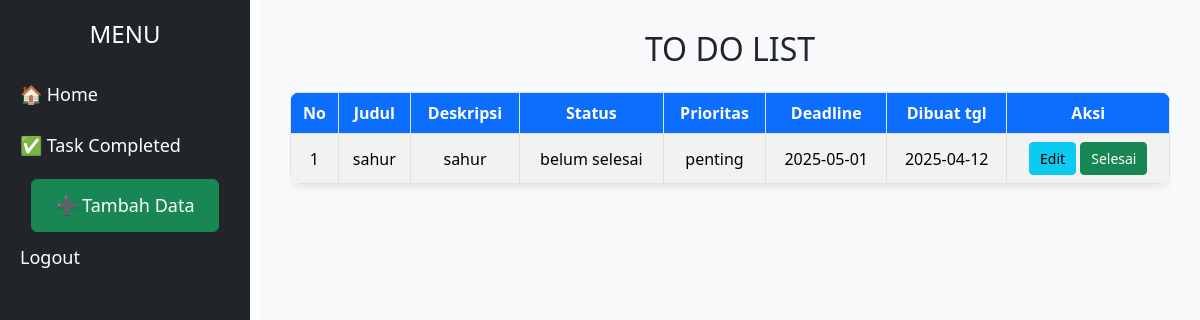
The page /views/index.php (signed in) on the database its author committed.
### tables this page shows
CREATE TABLE `task` (
  `id` int(11) NOT NULL,
  `judul` varchar(50) NOT NULL,
  `deskripsi` text NOT NULL,
  `status` enum('selesai','belum selesai') NOT NULL,
  `prioritas` enum('penting','tidak penting') NOT NULL,
  `deadline` date NOT NULL,
  `dibuat_tgl` timestamp NOT NULL DEFAULT current_timestamp() ON UPDATE current_timestamp()
);

### controllers/c_user.php (called while the page is built)
<?php
include_once '../models/m_user.php';
$user = new user();
try {
    if (!empty($_GET['aksi'])) {
        $aksi = $_GET['aksi'];
        if ($aksi == 'tambah') {
            $judul = $_POST ['judul'];
            $deskripsi = $_POST ['deskripsi'];
            $status = $_POST ['status'];
            $prioritas = $_POST ['prioritas'];
            $deadline = $_POST ['deadline'];
            $dibuat_tgl = $_POST ['dibuat_tgl'];
            $user->tambah( $judul,$deskripsi,$status,$prioritas,$deadline,$dibuat_tgl);
        }
        elseif ($aksi == 'update') {
            $id = $_POST['id_user'];
            $judul = $_POST['judul'];
            $deskripsi = $_POST['deskripsi'];
            $status= $_POST['status'];
            $prioritas = $_POST['prioritas'];
            $deadline = $_POST['deadline'];
            $dibuat_tgl = $_POST['dibuat_tgl'];
            $user->ubah($id,$judul,$deskripsi,$status,$prioritas,$deadline,$dibuat_tgl);
        }
        elseif ($aksi == 'selesai') {
            $id = $_GET['id'];
            if ($user->selesai($id)) {
                echo "<script>alert('Tugas berhasil diselesaikan!');window.location='../views/index.php';</script>";
            } else {
                echo "<script>alert('Gagal menyelesaikan tugas!');window.location='../views/index.php';</script>";
            }
            exit();
        }
        elseif ($aksi == 'hapus'){
            $id =$_GET ['id'];
            $user->hapus ($id);
        }
    } else {
        if (!empty($_GET['status'])) {
            $status = $_GET['status'];
            $pengguna = $user->tampil_data($status);
        } else {
            $pengguna = $user->tampil_data('belum selesai');
        }
    }
} catch (Exception $e) {
    echo "Error: " . $e->getMessage();
}
?>

### models/m_user.php (called while the page is built, shortened)
<?php
include_once "connection.php";
class user {
    private $koneksi;
    public function __construct() {
        $this->koneksi = new koneksi();
    }
    public function tampil_data($status = null) {
        $sql = "SELECT * FROM task";
        if ($status) {
            $sql .= " WHERE status = '$status'";
        }
        $sql .= " ORDER BY
        CASE
            WHEN prioritas = 'penting' THEN 1
            ELSE 2
        END, id";
        $query = mysqli_query($this->koneksi->koneksi, $sql);
        $result = [];
        while ($data = mysqli_fetch_object($query)) {
            $result[] = $data;
        }
        return $result;
    }
}
?>

### models/connection.php (called while the page is built, shortened)
<?php
class koneksi{
        private $server="localhost";
        private $username="root";
        private $password="";
        private $db="todo";
        function __construct()
        {
                $this->koneksi = mysqli_connect($this->server,$this->username,$this->password,$this->db);
        }
    }

### views/index.php (the view, shortened to what this page needs)
<?php
include "../controllers/c_user.php";
?>
<!DOCTYPE html>
<html lang="id">
<head>
    <link href="https://cdn.jsdelivr.net/npm/bootstrap@5.3.3/dist/css/bootstrap.min.css" rel="stylesheet">
</head>
<body>
    <div class="sidebar">
        <h4>MENU</h4>
        <a href="index.php">🏠 Home</a>
        <a href="task_completed.php">✅ Task Completed</a>
        <?php
        if ($_SESSION['role'] == 'admin'):?>
        <a href="create.php" class="btn btn-success w-75 mx-auto d-block mt-2">➕ Tambah Data</a>
        <?php endif; ?>
        <a href="logout.php">Logout</a>
    </div>
    <div class="content">
        <h2 class="text-center mb-4">TO DO LIST</h2>
        <div class="table-responsive">
            <table class="table table-bordered table-striped text-center table-custom">
                <thead>
                    <tr>
                        <th>No</th>
                        <th>Judul</th>
                        <th>Deskripsi</th>
                        <th>Status</th>
                        <th>Prioritas</th>
                        <th>Deadline</th>
                        <th>Dibuat tgl</th>
                        <th>Aksi</th>
                    </tr>
                </thead>
                <tbody>
                    <?php
                    $nomor = 1;
                    foreach ($pengguna as $task): ?>
                        <tr>
                            <td><?= $nomor++; ?></td>
                            <td><?= htmlspecialchars($task->judul) ?> </td>
                            <td><?= htmlspecialchars($task->deskripsi) ?> </td>
                            <td><?= htmlspecialchars($task->status) ?> </td>
                            <td><?= htmlspecialchars($task->prioritas) ?> </td>
                            <td><?= htmlspecialchars($task->deadline) ?> </td>
                            <td><?= date('Y-m-d', strtotime($task->dibuat_tgl)) ?> </td>
                            <td>
                                <a href="edit.php?id=<?= $task->id ?>" class="btn btn-info btn-sm"> Edit</a>
                                <a onclick="return confirm('Apakah pekerjaan ini telah selesai?')"
                                    href="../controllers/c_user.php?id=<?= $task->id ?>&aksi=selesai"
                                    class="btn btn-success btn-sm">
                                     Selesai
                                </a>
                            </td>
                        </tr>
                    <?php endforeach; ?>
                </tbody>
            </table>
        </div>
    </div>
</body>
</html>

### views/index.php (style rules this page uses)
.sidebar { height: 100vh; width: 250px; position: fixed; top: 0; left: 0; background-color: #212529; padding-top: 20px; }
.sidebar h4 { color: white; text-align: center; margin-bottom: 20px; }
.sidebar a { padding: 12px 20px; text-decoration: none; font-size: 18px; color: white; display: block; transition: 0.3s; }
.content { margin-left: 260px; padding: 30px; min-height: 100vh; background-color: #f8f9fa; }
.table-custom { border-collapse: collapse; border-radius: 10px; overflow: hidden; box-shadow: 0 2px 10px rgba(0, 0, 0, 0.1); background: white; }
.table-custom th { background-color: #0d6efd; color: white; text-align: center; vertical-align: middle; }
.table-custom td { vertical-align: middle; text-align: center; }
.btn-sm { padding: 5px 10px; font-size: 14px; }

### rows shown on the page
task: judul "sahur", deskripsi "sahur", status "belum selesai", prioritas "penting", deadline "2025-05-01", dibuat_tgl "2025-04-12"
